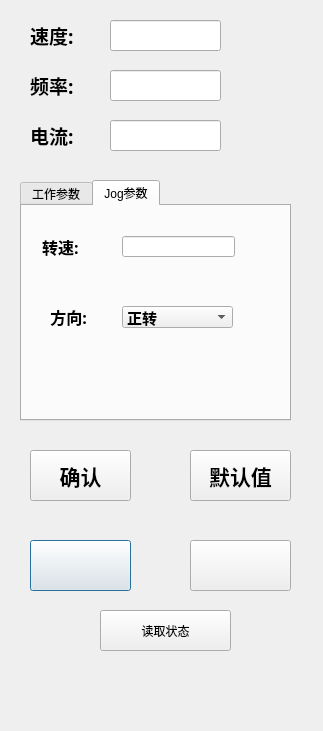
<?xml version="1.0" encoding="UTF-8"?>
<ui version="4.0">
 <class>gs_FrequencyDialog</class>
 <widget class="QDialog" name="gs_FrequencyDialog">
  <property name="geometry">
   <rect>
    <x>0</x>
    <y>0</y>
    <width>323</width>
    <height>731</height>
   </rect>
  </property>
  <property name="windowTitle">
   <string>变频器参数</string>
  </property>
  <widget class="QPushButton" name="m_btn_ControlFrequency">
   <property name="geometry">
    <rect>
     <x>30</x>
     <y>540</y>
     <width>101</width>
     <height>51</height>
    </rect>
   </property>
   <property name="font">
    <font>
     <family>等线</family>
     <pointsize>16</pointsize>
     <weight>75</weight>
     <bold>true</bold>
    </font>
   </property>
   <property name="text">
    <string/>
   </property>
  </widget>
  <widget class="QPushButton" name="m_btn_ControlAir">
   <property name="geometry">
    <rect>
     <x>190</x>
     <y>540</y>
     <width>101</width>
     <height>51</height>
    </rect>
   </property>
   <property name="font">
    <font>
     <family>等线</family>
     <pointsize>16</pointsize>
     <weight>75</weight>
     <bold>true</bold>
    </font>
   </property>
   <property name="text">
    <string/>
   </property>
  </widget>
  <widget class="QPushButton" name="m_btn_Default">
   <property name="geometry">
    <rect>
     <x>190</x>
     <y>450</y>
     <width>101</width>
     <height>51</height>
    </rect>
   </property>
   <property name="font">
    <font>
     <family>等线</family>
     <pointsize>16</pointsize>
     <weight>75</weight>
     <bold>true</bold>
    </font>
   </property>
   <property name="text">
    <string>默认值</string>
   </property>
  </widget>
  <widget class="QPushButton" name="m_btn_Sure">
   <property name="geometry">
    <rect>
     <x>30</x>
     <y>450</y>
     <width>101</width>
     <height>51</height>
    </rect>
   </property>
   <property name="font">
    <font>
     <family>等线</family>
     <pointsize>16</pointsize>
     <weight>75</weight>
     <bold>true</bold>
    </font>
   </property>
   <property name="text">
    <string>确认</string>
   </property>
  </widget>
  <widget class="QTabWidget" name="m_tabwidget">
   <property name="geometry">
    <rect>
     <x>20</x>
     <y>180</y>
     <width>271</width>
     <height>241</height>
    </rect>
   </property>
   <property name="currentIndex">
    <number>1</number>
   </property>
   <widget class="QWidget" name="m_tab_WorkPara">
    <attribute name="title">
     <string>工作参数</string>
    </attribute>
    <widget class="QLabel" name="label">
     <property name="geometry">
      <rect>
       <x>20</x>
       <y>30</y>
       <width>54</width>
       <height>21</height>
      </rect>
     </property>
     <property name="font">
      <font>
       <family>等线</family>
       <pointsize>12</pointsize>
       <weight>75</weight>
       <bold>true</bold>
      </font>
     </property>
     <property name="text">
      <string>转速:</string>
     </property>
    </widget>
    <widget class="QLineEdit" name="m_lineED_WorkCircle">
     <property name="geometry">
      <rect>
       <x>100</x>
       <y>30</y>
       <width>113</width>
       <height>20</height>
      </rect>
     </property>
     <property name="font">
      <font>
       <family>等线</family>
       <pointsize>11</pointsize>
       <weight>75</weight>
       <bold>true</bold>
      </font>
     </property>
    </widget>
    <widget class="QLabel" name="label_2">
     <property name="geometry">
      <rect>
       <x>10</x>
       <y>80</y>
       <width>61</width>
       <height>21</height>
      </rect>
     </property>
     <property name="font">
      <font>
       <family>等线</family>
       <pointsize>12</pointsize>
       <weight>75</weight>
       <bold>true</bold>
      </font>
     </property>
     <property name="text">
      <string> 加速度:</string>
     </property>
    </widget>
    <widget class="QLineEdit" name="m_lineED_WorkAcc">
     <property name="geometry">
      <rect>
       <x>100</x>
       <y>80</y>
       <width>113</width>
       <height>20</height>
      </rect>
     </property>
     <property name="font">
      <font>
       <family>等线</family>
       <pointsize>11</pointsize>
       <weight>75</weight>
       <bold>true</bold>
      </font>
     </property>
    </widget>
    <widget class="QLineEdit" name="m_lineED_WorkDec">
     <property name="geometry">
      <rect>
       <x>100</x>
       <y>130</y>
       <width>113</width>
       <height>20</height>
      </rect>
     </property>
     <property name="font">
      <font>
       <family>等线</family>
       <pointsize>11</pointsize>
       <weight>75</weight>
       <bold>true</bold>
      </font>
     </property>
    </widget>
    <widget class="QLabel" name="label_3">
     <property name="geometry">
      <rect>
       <x>10</x>
       <y>130</y>
       <width>71</width>
       <height>21</height>
      </rect>
     </property>
     <property name="font">
      <font>
       <family>等线</family>
       <pointsize>12</pointsize>
       <weight>75</weight>
       <bold>true</bold>
      </font>
     </property>
     <property name="text">
      <string> 减速度:</string>
     </property>
    </widget>
    <widget class="QComboBox" name="m_combox_WorkDirect">
     <property name="geometry">
      <rect>
       <x>100</x>
       <y>180</y>
       <width>111</width>
       <height>22</height>
      </rect>
     </property>
     <property name="font">
      <font>
       <family>等线</family>
       <pointsize>11</pointsize>
       <weight>75</weight>
       <bold>true</bold>
      </font>
     </property>
     <property name="layoutDirection">
      <enum>Qt::LeftToRight</enum>
     </property>
     <item>
      <property name="text">
       <string>正转</string>
      </property>
     </item>
     <item>
      <property name="text">
       <string>反转</string>
      </property>
     </item>
    </widget>
    <widget class="QLabel" name="label_4">
     <property name="geometry">
      <rect>
       <x>10</x>
       <y>180</y>
       <width>71</width>
       <height>21</height>
      </rect>
     </property>
     <property name="font">
      <font>
       <family>等线</family>
       <pointsize>12</pointsize>
       <weight>75</weight>
       <bold>true</bold>
      </font>
     </property>
     <property name="text">
      <string>    方向:</string>
     </property>
    </widget>
   </widget>
   <widget class="QWidget" name="m_tab_JogPara">
    <attribute name="title">
     <string>Jog参数</string>
    </attribute>
    <widget class="QLabel" name="label_5">
     <property name="geometry">
      <rect>
       <x>20</x>
       <y>30</y>
       <width>54</width>
       <height>21</height>
      </rect>
     </property>
     <property name="font">
      <font>
       <family>等线</family>
       <pointsize>12</pointsize>
       <weight>75</weight>
       <bold>true</bold>
      </font>
     </property>
     <property name="text">
      <string>转速:</string>
     </property>
    </widget>
    <widget class="QLineEdit" name="m_lineED_JogCircle">
     <property name="geometry">
      <rect>
       <x>100</x>
       <y>30</y>
       <width>113</width>
       <height>21</height>
      </rect>
     </property>
     <property name="font">
      <font>
       <family>等线</family>
       <pointsize>11</pointsize>
       <weight>75</weight>
       <bold>true</bold>
      </font>
     </property>
    </widget>
    <widget class="QLabel" name="label_8">
     <property name="geometry">
      <rect>
       <x>20</x>
       <y>100</y>
       <width>71</width>
       <height>21</height>
      </rect>
     </property>
     <property name="font">
      <font>
       <family>等线</family>
       <pointsize>12</pointsize>
       <weight>75</weight>
       <bold>true</bold>
      </font>
     </property>
     <property name="text">
      <string>  方向:</string>
     </property>
    </widget>
    <widget class="QComboBox" name="m_combox_JogDirect">
     <property name="geometry">
      <rect>
       <x>100</x>
       <y>100</y>
       <width>111</width>
       <height>22</height>
      </rect>
     </property>
     <property name="font">
      <font>
       <family>等线</family>
       <pointsize>11</pointsize>
       <weight>75</weight>
       <bold>true</bold>
      </font>
     </property>
     <item>
      <property name="text">
       <string>正转</string>
      </property>
     </item>
     <item>
      <property name="text">
       <string>反转</string>
      </property>
     </item>
    </widget>
   </widget>
  </widget>
  <widget class="QPushButton" name="m_btn_readStatus">
   <property name="geometry">
    <rect>
     <x>100</x>
     <y>610</y>
     <width>131</width>
     <height>41</height>
    </rect>
   </property>
   <property name="text">
    <string>读取状态</string>
   </property>
  </widget>
  <widget class="QLabel" name="label_6">
   <property name="geometry">
    <rect>
     <x>30</x>
     <y>20</y>
     <width>61</width>
     <height>31</height>
    </rect>
   </property>
   <property name="font">
    <font>
     <family>等线</family>
     <pointsize>14</pointsize>
     <weight>75</weight>
     <bold>true</bold>
    </font>
   </property>
   <property name="text">
    <string>速度:</string>
   </property>
  </widget>
  <widget class="QLabel" name="label_7">
   <property name="geometry">
    <rect>
     <x>30</x>
     <y>70</y>
     <width>61</width>
     <height>31</height>
    </rect>
   </property>
   <property name="font">
    <font>
     <family>等线</family>
     <pointsize>14</pointsize>
     <weight>75</weight>
     <bold>true</bold>
    </font>
   </property>
   <property name="text">
    <string>频率:</string>
   </property>
  </widget>
  <widget class="QLabel" name="label_9">
   <property name="geometry">
    <rect>
     <x>30</x>
     <y>120</y>
     <width>61</width>
     <height>31</height>
    </rect>
   </property>
   <property name="font">
    <font>
     <family>等线</family>
     <pointsize>14</pointsize>
     <weight>75</weight>
     <bold>true</bold>
    </font>
   </property>
   <property name="text">
    <string>电流:</string>
   </property>
  </widget>
  <widget class="QLineEdit" name="m_lineED_FrequencySpeed">
   <property name="geometry">
    <rect>
     <x>110</x>
     <y>20</y>
     <width>111</width>
     <height>31</height>
    </rect>
   </property>
   <property name="font">
    <font>
     <family>等线</family>
     <pointsize>12</pointsize>
     <weight>75</weight>
     <bold>true</bold>
    </font>
   </property>
   <property name="readOnly">
    <bool>true</bool>
   </property>
  </widget>
  <widget class="QLineEdit" name="m_lineED_FrequencyPin">
   <property name="geometry">
    <rect>
     <x>110</x>
     <y>70</y>
     <width>111</width>
     <height>31</height>
    </rect>
   </property>
   <property name="font">
    <font>
     <family>等线</family>
     <pointsize>12</pointsize>
     <weight>75</weight>
     <bold>true</bold>
    </font>
   </property>
   <property name="readOnly">
    <bool>true</bool>
   </property>
  </widget>
  <widget class="QLineEdit" name="m_lineED_FrequencyCurrent">
   <property name="geometry">
    <rect>
     <x>110</x>
     <y>120</y>
     <width>111</width>
     <height>31</height>
    </rect>
   </property>
   <property name="font">
    <font>
     <family>等线</family>
     <pointsize>12</pointsize>
     <weight>75</weight>
     <bold>true</bold>
    </font>
   </property>
   <property name="readOnly">
    <bool>true</bool>
   </property>
  </widget>
  <zorder>m_tabwidget</zorder>
  <zorder>m_btn_ControlFrequency</zorder>
  <zorder>m_btn_ControlAir</zorder>
  <zorder>m_btn_Default</zorder>
  <zorder>m_btn_Sure</zorder>
  <zorder>m_btn_readStatus</zorder>
  <zorder>label_6</zorder>
  <zorder>label_7</zorder>
  <zorder>label_9</zorder>
  <zorder>m_lineED_FrequencySpeed</zorder>
  <zorder>m_lineED_FrequencyPin</zorder>
  <zorder>m_lineED_FrequencyCurrent</zorder>
 </widget>
 <resources/>
 <connections/>
</ui>
